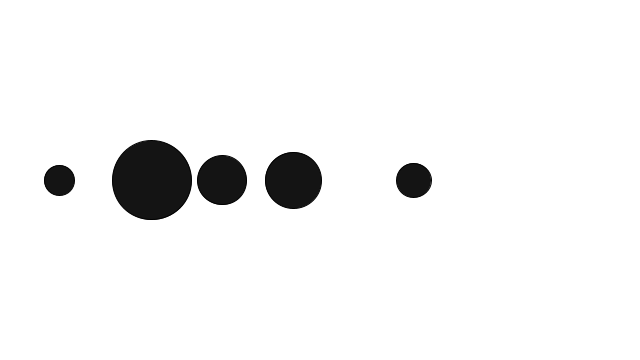
Frame 1 (no input)
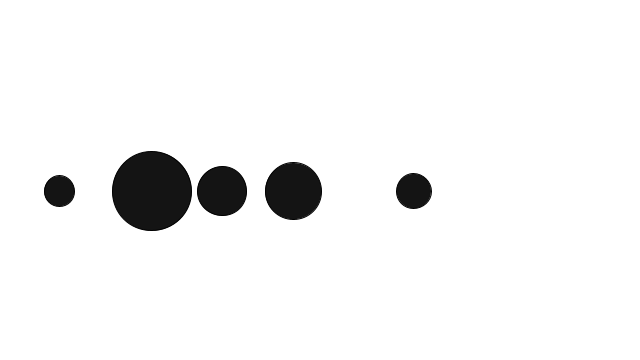
Frame 60 (the mouse pressed at the canvas centre just before this capture)
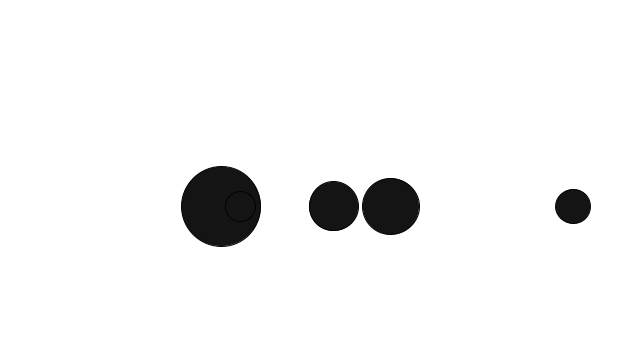
Frame 120 (the mouse held since frame 60 and released just before this capture)

The Processing sketch that drew these frames (run headless with seeded random() and noise(); from frame 60 on, the mouse is pressed at the canvas centre):

// Processing sketch: N2_3_Mass
// ── N2_3_Mass.pde
Ball[] b = new Ball[5];

void setup() {
  size(640,360);
  background(0);
  for(int i = 0; i < b.length; i++){
  b[i] = new Ball();
  }
  smooth(20);
}

void draw() {
  background(255);
  
  for(Ball b : b){ // enhanced loop
  
  PVector gravity = new PVector(0,0.3);
  gravity.mult(b.mass);//true gravity
  PVector wind = new PVector(0.1,0);
  
  if (mousePressed) {
  b.applyForce(wind);
  }
  b.applyForce(gravity);
  
  b.update();
  b.display();
  b.detect();
  //b[i].edges();
  }

}
// ── Ball.pde
class Ball {
  PVector location;
  PVector velocity;
  PVector acceleration;
  PVector mouse;
  float sz, time, spd, mag, mass;
  Ball() {
    location = new PVector(random(0+sz*2,width-sz*2), height/2);
    velocity = new PVector(0,0); //1,3
    acceleration = new PVector(0,0);
    mass = random(0.5,3);
    sz = random(30,30);
    time = 0;
    spd = 0.005;
    mag = random(0.05, 0.15);
    
  }

  
void display() {
  fill(20);;
  //sz = noise(time);
  //sz = map(sz, 0, 1,20,120);
  ellipse(location.x,location.y,sz*mass,sz*mass);
  time+= spd;
}

void applyForce(PVector force){
  PVector f = PVector.div(force,mass);//add mass
  acceleration.add(f);
}

void update() {
  //acceleration = PVector.random2D();
  //mouse = new PVector(mouseX,mouseY);
  //line(mouse.x,mouse.y,location.x,location.y);
  //mouse.sub(location);
  //mouse.setMag(mag);
  //acceleration = mouse;
  
  velocity.add(acceleration);
  location.add(velocity);
  acceleration.mult(0);// set accel to 0 for each frame
  //velocity.limit(5);
}

void edges() {
 float si = sz/2;
  if (location.x > width+si) location.x = 0;
  if (location.x < 0-si)     location.x = width;
  if (location.y > height+si)location.y = 0; 
  if (location.y < 0-si)     location.y = height;
}

void detect() {
  if (location.x>width-sz/2) {
    location.x = width-sz/2;
    velocity.x*=-1;
  } else if (location.x<0+sz/2) {
    location.x = 0+sz/2;
    velocity.x*=-1;
  } if (location.y>height-sz/2) {
    location.y = height-sz/2;
    velocity.y*=-1;
  }  else if (location.y<0+sz/2) {
    location.y = 0+sz/2;
    velocity.y*=-1;
  }
  }
}
